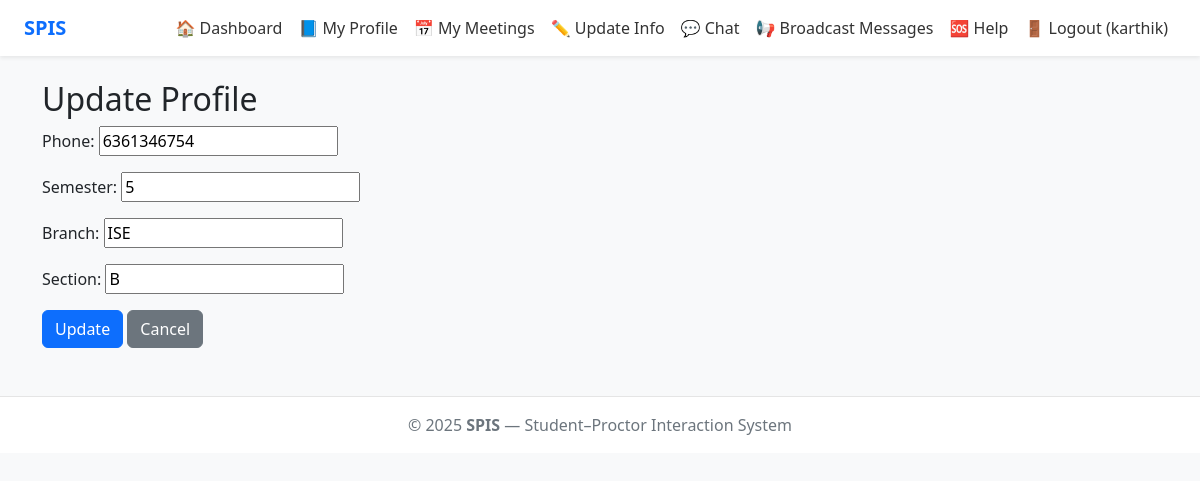
/profile/update/ (signed in), run on the app's committed database.
### core/models.py (models this page shows, shortened)
class StudentProfile(models.Model):
    user = models.OneToOneField(User, on_delete=models.CASCADE)
    usn = models.CharField(max_length=20)
    branch = models.CharField(max_length=50)
    semester = models.IntegerField(default=1)
    section = models.CharField(max_length=5, blank=True, null=True)
    blood_group = models.CharField(max_length=5, blank=True, null=True)
    dob = models.DateField(blank=True, null=True)
    phone = models.CharField(max_length=15, blank=True, null=True)
    email = models.EmailField(blank=True, null=True)
    father_name = models.CharField(max_length=100, blank=True, null=True)
    father_phone = models.CharField(max_length=15, blank=True, null=True)
    mother_name = models.CharField(max_length=100, blank=True, null=True)
    mother_phone = models.CharField(max_length=15, blank=True, null=True)
    permanent_address = models.TextField(blank=True, null=True)
    local_address = models.TextField(blank=True, null=True)
    first_year_fee = models.DecimalField(max_digits=10, decimal_places=2, blank=True, null=True)
    second_year_fee = models.DecimalField(max_digits=10, decimal_places=2, blank=True, null=True)
    third_year_fee = models.DecimalField(max_digits=10, decimal_places=2, blank=True, null=True)
    fourth_year_fee = models.DecimalField(max_digits=10, decimal_places=2, blank=True, null=True)
    proctor = models.ForeignKey(User, on_delete=models.SET_NULL, null=True, related_name='students')

### core/views.py (the view)
# urls.py: path('profile/update/', views.profile_update, name='profile_update'),
@login_required
def profile_update(request):
    if not (is_student(request.user) or request.user.is_superuser):
        messages.error(request, "Only students can update their profile.")
        return redirect('student_dashboard')
    student = request.user.studentprofile
    if request.method == 'POST':
        form = ProfileUpdateForm(request.POST, instance=student)
        if form.is_valid():
            form.save()
            messages.success(request, 'Profile updated successfully.')
            return redirect('student_dashboard')
    else:
        form = ProfileUpdateForm(instance=student)
    return render(request, 'core/profile_update.html', {'form': form})

### core/forms.py
class ProfileUpdateForm(forms.ModelForm):
    class Meta:
        model = StudentProfile
        fields = ('phone', 'semester', 'branch', 'section')

### core/templatetags/custom_tags.py (called while the page is built)
@register.filter
def has_attr(obj, attr):
    return hasattr(obj, attr)

### core/views.py (called while the page is built)
def is_student(user): return hasattr(user, 'studentprofile')

### core/templates/core/profile_update.html (shortened to what this page needs)
{% extends 'core/base.html' %}
{% block content %}
<h2>Update Profile</h2>
<form method="post">
  {{ form.as_p }}
  <button class="btn btn-primary" type="submit">Update</button>
  <a class="btn btn-secondary" href="{% url 'student_dashboard' %}">Cancel</a>
</form>
{% endblock %}

### core/templates/core/base.html (shortened to what this page needs)
{% load static %}
{% load custom_tags %}
<!doctype html>
<html lang="en">
<head>
  <link href="https://cdn.jsdelivr.net/npm/bootstrap@5.3.0/dist/css/bootstrap.min.css" rel="stylesheet">
</head>
<body>
<nav class="navbar navbar-expand-lg navbar-light bg-white shadow-sm sticky-top">
  <div class="container-fluid px-4">
    <a class="navbar-brand" href="{% url 'index' %}">SPIS</a>
    <div class="collapse navbar-collapse" id="navbarNav">
      <ul class="navbar-nav ms-auto">
        {% if user.is_authenticated %}
          {% if user|has_attr:"studentprofile" %}
            <li class="nav-item"><a class="nav-link" href="{% url 'student_dashboard' %}">🏠 Dashboard</a></li>
            <li class="nav-item"><a class="nav-link" href="{% url 'student_history' user.studentprofile.usn %}">📘 My Profile</a></li>
            <li class="nav-item"><a class="nav-link" href="{% url 'student_meetings' %}">📅 My Meetings</a></li>
            <li class="nav-item"><a class="nav-link" href="{% url 'student_info_upload' user.studentprofile.usn %}">✏️ Update Info</a></li>
            <li class="nav-item"><a class="nav-link" href="{% url 'direct_messages' %}">💬 Chat</a></li>
            <li class="nav-item"><a class="nav-link" href="{% url 'student_broadcasts' %}">📢 Broadcast Messages</a></li>
          {% elif user.is_superuser %}
            <li class="nav-item"><a class="nav-link" href="{% url 'index' %}">🏠 Admin Home</a></li>
          {% endif %}
          <li class="nav-item"><a class="nav-link" href="{% url 'help' %}">🆘 Help</a></li>
          <li class="nav-item">
            <a class="nav-link text-danger" href="{% url 'logout' %}">
              🚪 Logout ({{ user.username }})
            </a>
          </li>
        {% endif %}
      </ul>
    </div>
  </div>
</nav>
<div class="container mt-4 mb-5">
  {% block content %}{% endblock %}
</div>
<footer class="text-center py-3">
  © {{ year|default:2025 }} <strong>SPIS</strong> — Student–Proctor Interaction System
</footer>
</body>
</html>

### core/templates/core/base.html (style rules this page uses)
body { background-color: #f8f9fa; font-family: 'Segoe UI', Tahoma, Geneva, Verdana, sans-serif; }
.navbar-brand { font-weight: bold; color: #0d6efd !important; }
.nav-link { color: #333 !important; }
footer { background: #fff; border-top: 1px solid #e5e5e5; color: #6c757d; }

### data on the page
StudentProfile: phone "6361346754", semester "5", branch "ISE", section "B"

### other printed values
{{ user.username }} "karthik"
{{ year|default:2025 }} "2025"
